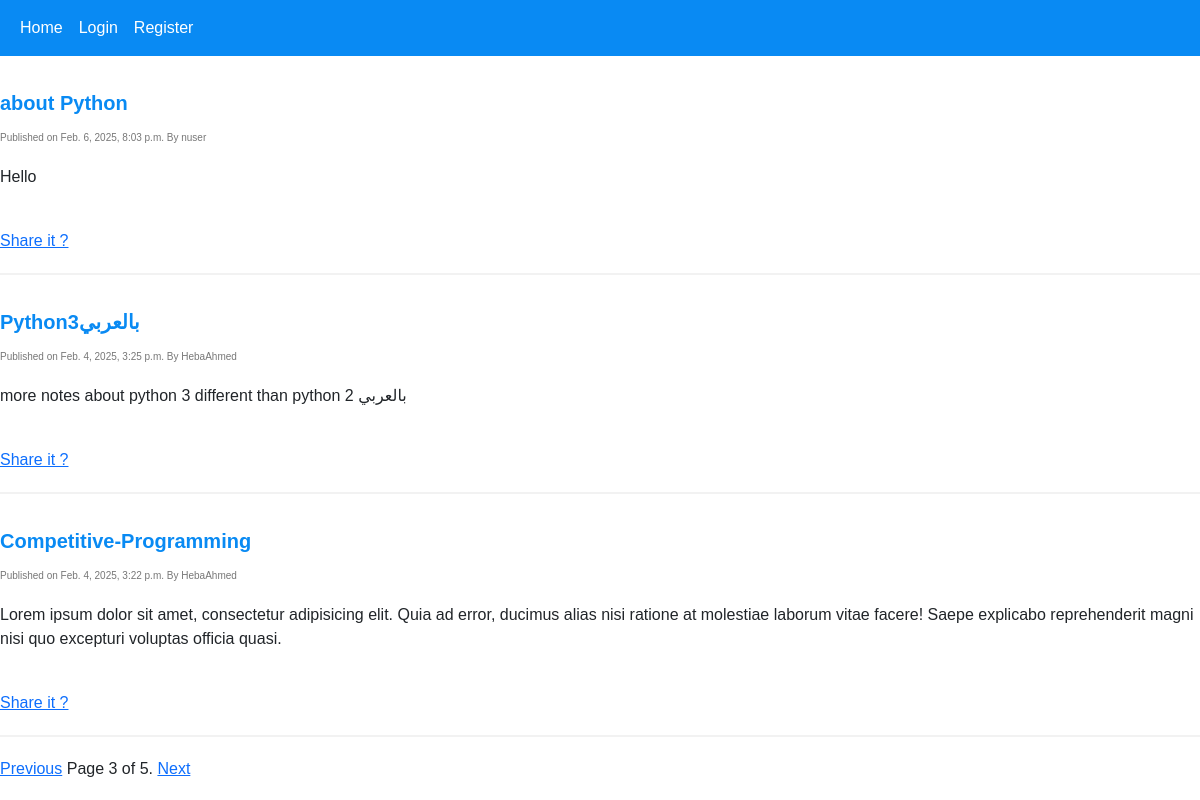
/?page=3, run on the app's committed database.
### blog/models.py (models this page shows, shortened)
class Post(models.Model):
    author = models.ForeignKey(
        User,
        on_delete=models.CASCADE,
        related_name='posts',
    )
    title = models.CharField(
        max_length=100,
        unique=True,
    )
    content = models.TextField()
    created_at = models.DateTimeField(
        auto_now_add=True,
    )
    updated_at = models.DateTimeField(
        auto_now=True,
    )
    published_at = models.DateTimeField(
        null=True,
        blank=True,
    )
    status = models.CharField(
        max_length=15,
        choices=[
            ('draft', 'Draft'),
            ('published', 'Published'),
        ],
        default='draft',
    )
    objects = models.Manager()  # Default manager
    published = PublishedManager()
    class Meta:
        ordering = ['-published_at']

### blog/views.py (the view)
# urls.py: path('', views.post_list, name='post_list'),
def post_list(req):
    posts = Post.published.all()
    paginator = Paginator(posts, 3)
    page_number = req.GET.get('page', '1') # as req.GET.get('page') returns a string
    error_message =''
    try:
        page_number = int(page_number)
        if page_number < 1:
            error_message = 'Page number must be greater than 0'
        elif page_number > paginator.num_pages:
            error_message = 'Page number must be less than or equal to the total number of pages'
    except ValueError:
        error_message = 'Page number must be an integer'
    if error_message :
        return render(req, 'error.html', {'error_message': error_message})
    posts = paginator.get_page(page_number)
    context = {
        'page': page_number,
        'posts': posts,
        'total_pages': paginator.num_pages,
    }
    return render(req, 'posts.html', context)

### blog/models.py (called while the page is built)
    def get_queryset(self):
        return super().get_queryset().filter(status='published')

### templates/posts.html (shortened to what this page needs)
{% extends "base.html" %}
{% load static %}
{% block content %}
    {% if not title %}
        {% for post in posts %}
            <article>
                <p class="title"> <a href='../post/{{post.pk}}'>{{ post.title }}</a></p>
                <p class='smaller'>
                    <span class='date'>Published on {{ post.published_at }}</span>
                    <span class='author'>By {{ post.author }}</span>
                </p>
                <p class="content">{{ post.content }}</p>
            </article>
            <br>
            <span> <a href='http://127.0.0.1:8000/post_share/{{post.pk}}'>Share it ?</a> </span>
            <hr>
        {% endfor %}
        <div>
            <span >
                {% if posts.has_previous %}
                    <a href="?page={{ posts.previous_page_number }}">Previous</a>
                {% endif %}
                <span>
                    Page {{ page }} of {{ total_pages }}.
                </span>
                {% if posts.has_next %}
                    <a href="?page={{ posts.next_page_number }}">Next</a>
                {% endif %}
            </span>
        </div>
    {% endif %}
{% endblock %}

### static/css/blog.css (style rules this page uses)
* { margin: 0; padding: 0; box-sizing: border-box; }
body { font-family: 'Poppins', sans-serif; }
.title { font-size: 20px; font-weight: 600; margin: 2rem 0; color: #098af3; }
.title a { color: #098af3; text-decoration: none; }
.author { font-size: 10px; color: #777; margin-top: -20px; }
.smaller { margin-top: -20px; font-size: 10px; color: #777; }
.content { font-size: 16px; font-weight: 500; margin-top: 20px; }
hr { margin: 20px 0; border: 1px solid #ccc; }

### data on the page
Post: title "about Python", published_at "Feb. 6, 2025, 8:03 p.m.", author "nuser", content "Hello"
Post: title "Python3بالعربي", published_at "Feb. 4, 2025, 3:25 p.m.", author "HebaAhmed", content "more notes about python 3 different than python 2 بالعربي"
Post: title "Competitive-Programming", published_at "Feb. 4, 2025, 3:22 p.m.", author "HebaAhmed", content "Lorem ipsum dolor sit amet, consectetur adipisicing elit. Quia ad error, ducimus alias nisi ratione at molestiae laborum vitae facere! Saepe explicabo reprehenderit magni nisi quo excepturi voluptas officia quasi."

### other printed values
{{ page }} "3"
{{ total_pages }} "5"
